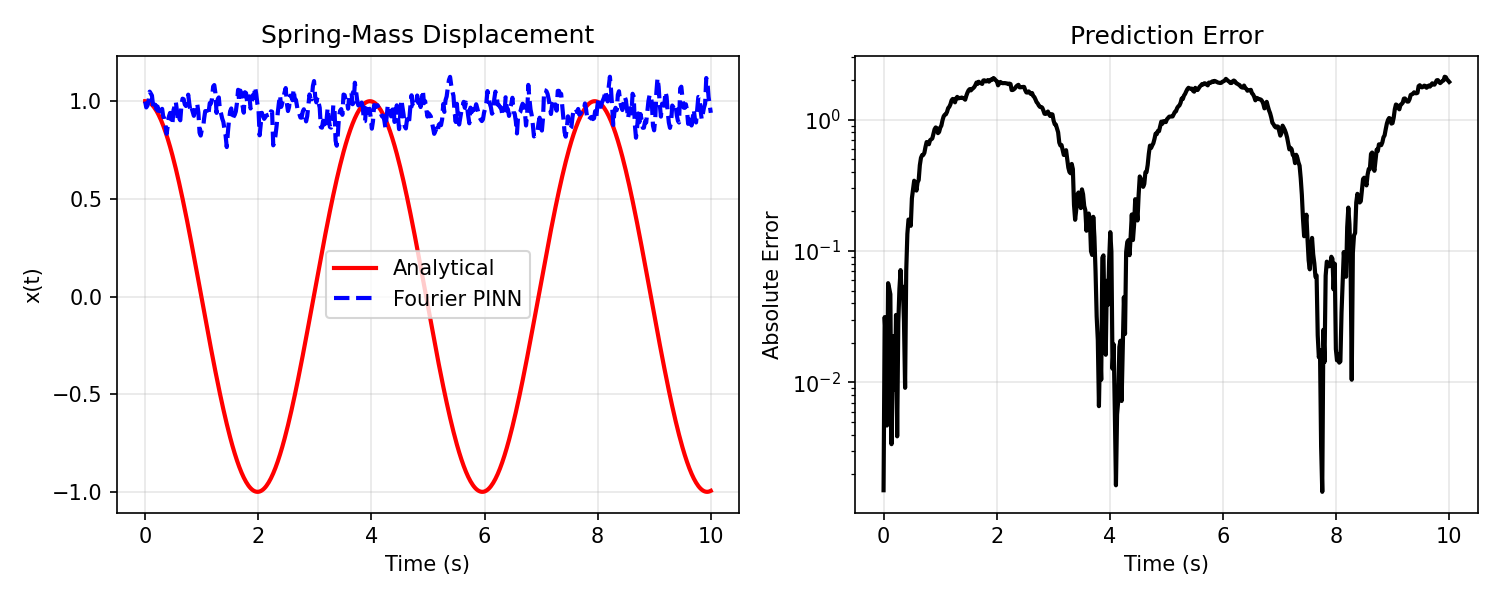

Reproduce this figure in Python.
import torch
import torch.nn as nn
import numpy as np
import matplotlib.pyplot as plt
from scipy.integrate import odeint

torch.set_default_dtype(torch.float32)
torch.manual_seed(1234)

device = torch.device("cuda" if torch.cuda.is_available() else "cpu")
print(f"Using device: {device}")


class FourierFeatures(nn.Module):
    def __init__(self, in_dim=1, mapping_size=32, scale=10.0):
        super().__init__()
        B = torch.randn(in_dim, mapping_size) * scale
        self.register_buffer("B", B)

    def forward(self, x):
        x_proj = 2.0 * np.pi * x @ self.B
        return torch.cat([torch.sin(x_proj), torch.cos(x_proj)], dim=-1)


class FourierPINN(nn.Module):
    def __init__(self, layers=[64, 64, 64, 64, 1]):
        super().__init__()
        self.net = nn.ModuleList()
        for i in range(len(layers) - 1):
            self.net.append(nn.Linear(layers[i], layers[i + 1]))
        self.act = nn.Tanh()

        for layer in self.net:
            nn.init.xavier_normal_(layer.weight, gain=1.0)
            nn.init.zeros_(layer.bias)

    def forward(self, x):
        for layer in self.net[:-1]:
            x = self.act(layer(x))
        return self.net[-1](x)


class SpringMassFourierPINN:
    def __init__(self, m=1.0, k=2.5, ff_dim=32, ff_scale=10.0):
        self.m = m
        self.k = k
        self.omega_sq = k / m

        self.fourier = FourierFeatures(in_dim=1, mapping_size=ff_dim, scale=ff_scale).to(device)
        self.model = FourierPINN(layers=[2 * ff_dim, 64, 64, 64, 1]).to(device)

        self.optimizer = torch.optim.Adam(self.parameters(), lr=1e-3)

    def parameters(self):
        return list(self.fourier.parameters()) + list(self.model.parameters())

    def forward(self, t):
        return self.model(self.fourier(t))

    def physics_loss(self, t):
        t = t.clone().detach().requires_grad_(True)
        x = self.forward(t)

        dx_dt = torch.autograd.grad(
            x, t, grad_outputs=torch.ones_like(x), create_graph=True
        )[0]

        d2x_dt2 = torch.autograd.grad(
            dx_dt, t, grad_outputs=torch.ones_like(dx_dt), create_graph=True
        )[0]

        residual = d2x_dt2 + self.omega_sq * x
        return torch.mean(residual**2)

    def ic_loss(self, x0, v0):
        t0 = torch.zeros(1, 1, device=device, requires_grad=True)
        x_pred = self.forward(t0)

        dx_dt = torch.autograd.grad(
            x_pred, t0, grad_outputs=torch.ones_like(x_pred), create_graph=True
        )[0]

        loss_x0 = (x_pred - x0) ** 2
        loss_v0 = (dx_dt - v0) ** 2
        return loss_x0 + loss_v0

    def train(self, epochs=10000, print_freq=1000, x0=1.0, v0=0.0, t_max=10.0, n_colloc=200):
        t_col = torch.linspace(0, t_max, 2000, device=device).view(-1, 1)
        idx = torch.randperm(t_col.shape[0], device=device)[:n_colloc]
        t_col = t_col[idx]

        x0_t = torch.tensor([[x0]], dtype=torch.float32, device=device)
        v0_t = torch.tensor([[v0]], dtype=torch.float32, device=device)

        for epoch in range(epochs):
            p_loss = self.physics_loss(t_col)
            i_loss = self.ic_loss(x0_t, v0_t)
            loss = p_loss + 10.0 * i_loss

            self.optimizer.zero_grad()
            loss.backward()
            self.optimizer.step()

            if epoch % print_freq == 0:
                print(f"Epoch {epoch:5d} | Total {loss.item():.6e} | Physics {p_loss.item():.6e} | IC {i_loss.item():.6e}")

        print("Training complete.")

    def predict(self, t):
        t = torch.tensor(t, dtype=torch.float32, device=device).view(-1, 1)
        with torch.no_grad():
            x = self.forward(t)
        return x.cpu().numpy().ravel()


def analytical_solution(t, x0=1.0, v0=0.0, m=1.0, k=2.5):
    omega = np.sqrt(k / m)
    return x0 * np.cos(omega * t) + (v0 / omega) * np.sin(omega * t)


if __name__ == "__main__":
    m = 1.0
    k = 2.5
    x0 = 1.0
    v0 = 0.0

    pinn = SpringMassFourierPINN(m=m, k=k, ff_dim=32, ff_scale=10.0)
    pinn.train(epochs=10000, print_freq=1000, x0=x0, v0=v0, t_max=10.0, n_colloc=256)

    t_test = np.linspace(0, 10, 500)
    x_pred = pinn.predict(t_test)
    x_true = analytical_solution(t_test, x0=x0, v0=v0, m=m, k=k)

    err = np.abs(x_pred - x_true)
    print(f"Max absolute error: {err.max():.6e}")

    plt.figure(figsize=(10, 4))

    plt.subplot(1, 2, 1)
    plt.plot(t_test, x_true, "r-", lw=2, label="Analytical")
    plt.plot(t_test, x_pred, "b--", lw=2, label="Fourier PINN")
    plt.xlabel("Time (s)")
    plt.ylabel("x(t)")
    plt.title("Spring-Mass Displacement")
    plt.grid(True, alpha=0.3)
    plt.legend()

    plt.subplot(1, 2, 2)
    plt.plot(t_test, err, "k-", lw=2)
    plt.xlabel("Time (s)")
    plt.ylabel("Absolute Error")
    plt.title("Prediction Error")
    plt.grid(True, alpha=0.3)
    plt.yscale("log")

    plt.tight_layout()
    plt.savefig("fourier_pinn_spring_mass.png", dpi=150)
    plt.show()

    torch.save(pinn.model.state_dict(), "fourier_pinn_spring_mass.pth")
    print("Saved model to fourier_pinn_spring_mass.pth")
